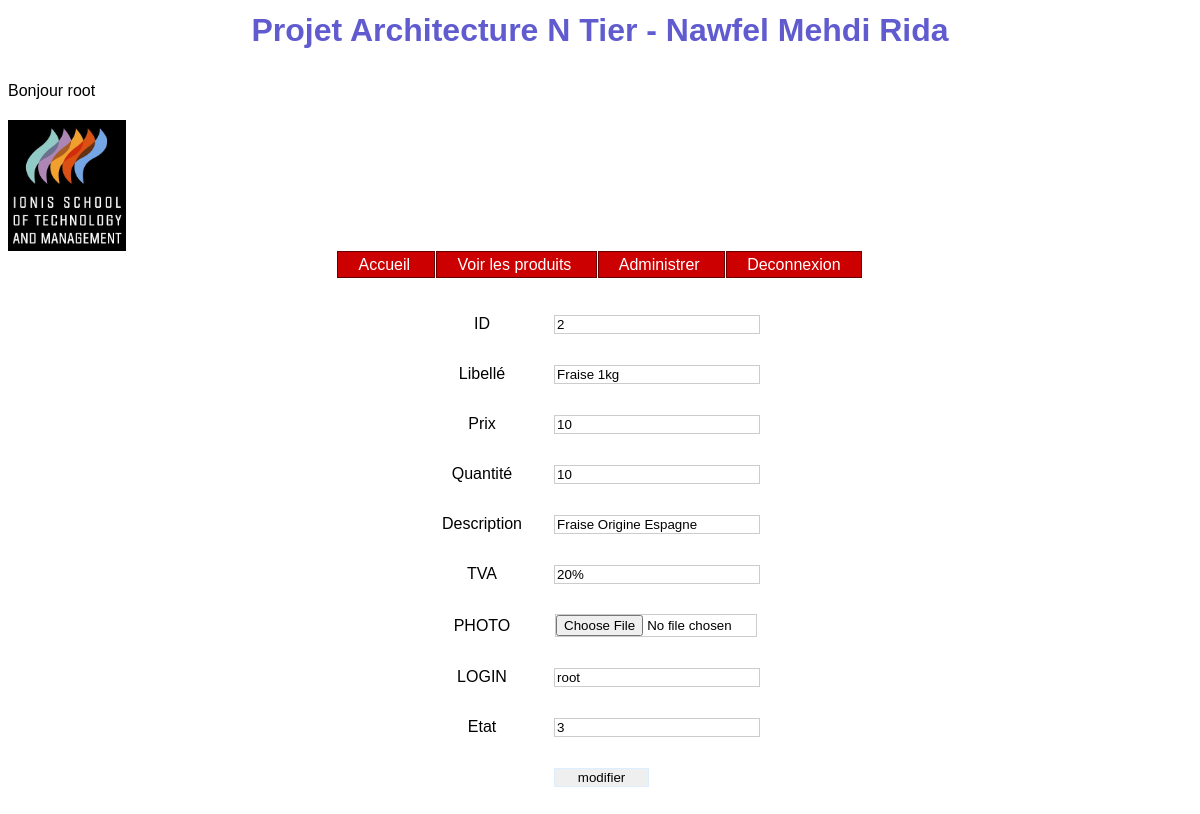
Screenshot of /index.php?uc=modifier&cleP=2 (signed in) with the database file from the repository.
### tables this page shows
CREATE TABLE `produit` (
  `id` int(11) NOT NULL,
  `sku` varchar(10) NOT NULL,
  `libelle` varchar(50) NOT NULL,
  `prix` double NOT NULL,
  `quantite` int(11) DEFAULT NULL,
  `photo` varchar(250) DEFAULT NULL,
  `description` text,
  `tva` varchar(4) NOT NULL,
  `login` varchar(50) NOT NULL,
  `etat` int(11) NOT NULL,
  `date` date NOT NULL
);

### util/class.PDO.Ionis.inc.php (called while the page is built, shortened)
<?php
class PdoIonis {
    private static $serveur = 'mysql:host=localhost';
    private static $bdd = 'dbname=archi_ntiers';
    private static $user = 'root';
    private static $mdp = 'root';
    private static $monPdo;
    private static $monPdoIonis = null;
    private function __construct() {
        PdoIonis::$monPdo = new PDO(PdoIonis::$serveur . ';' . PdoIonis::$bdd, PdoIonis::$user, PdoIonis::$mdp);
        PdoIonis::$monPdo->query("SET CHARACTER SET utf8");
    }
    public static function getPdoIonis() {
        if (PdoIonis::$monPdoIonis == null) {
            PdoIonis::$monPdoIonis = new PdoIonis();
        }
        return PdoIonis::$monPdoIonis;
    }
    public function afficheProduit($id) {
        $req = "select * from produit where id = '$id'";
        $res = PdoIonis::$monPdo->query($req);
        $unProduit = $res->fetch();
        return $unProduit;
    }
}
?>

### vues/v_modif.php (the view, shortened to what this page needs)
<html>
    <br>
    <form name="modification" action="index.php?uc=modification" method="POST">
        <table border="0" align="center" cellspacing="10" cellpadding="10">
            <tr align="center">
                <td>ID</td>
                <td><input type="text" name="id" value="<?php echo $unProduit['id']; ?>" readonly="readonly"></td>
            </tr>
            <tr align="center">
                <td>Libellé</td>
                <td><input type="text" name="libelle" value="<?php echo $unProduit['libelle']; ?>"></td>
            </tr>
            <tr align="center">
                <td>Prix</td>
                <td><input type="text" name="prix" value="<?php echo $unProduit['prix']; ?>"></td>
            </tr>
            <tr align="center">
                <td>Quantité</td>
                <td><input type="text" name="quantite" value="<?php echo $unProduit['quantite']; ?>"></td>
            </tr>
            <tr align="center">
                <td>Description</td>
                <td><input type="text" name="description" value="<?php echo $unProduit['description']; ?>"></td>
            </tr>
            <tr align="center">
                <td>TVA</td>
                <td><input type="text" name="tva" value="<?php echo $unProduit['tva']; ?>"></td>
            </tr>
            <tr align="center">
                <td>PHOTO</td>
                <td><input type="file" name="photo" /></td>
            </tr>
            <tr align="center">
                <td>LOGIN</td>
                <td><input type="text" name="login" value="<?php echo $unProduit['login']; ?>" readonly="readonly"></td>
            </tr>
            <tr align="center">
                <td>Etat</td>
                <td><input type="text" name="etat" value="<?php echo $unProduit['etat']; ?>" readonly="readonly"></td>
            </tr>
            <tr align="center">
                <td colspan="2"><input type="submit" value="modifier"></td>
            </tr>
        </table>
    </form>
</html>

### util/style.css (style rules this page uses)
html { font:normal 100%/1.2em "Trebuchet MS",Verdana,Helvetica,Arial,sans-serif; }
input { margin-left: 1%; width: 30%; border: #CCC 1px solid; }
input[type="submit"] { border: #DDEEFF 1px solid; width: 30%; }
input { width:200px; }

### rows the page displays
produit: id "2", libelle "Fraise 1kg", prix "10", quantite "10", description "Fraise Origine Espagne", tva "20%", login "root", etat "3"

### other values shown
$_SESSION[login] "root"
